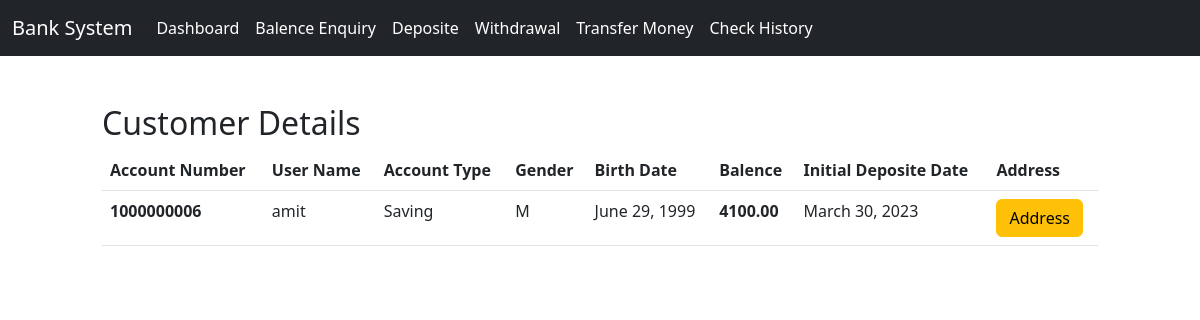
The page /accounts/details/ (signed in) on the database as committed earlier.
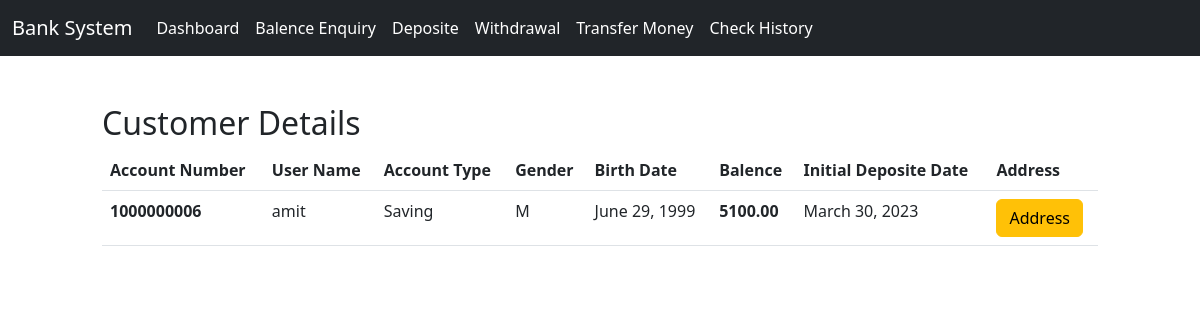
The same page on the database as committed later.
### accounts/models.py (models this page shows, shortened)
class UserBankAccount(models.Model):
    user = models.OneToOneField(User,related_name='account',on_delete=models.CASCADE)
    account_type = models.CharField(max_length=100,help_text='Enter Account Type Current/Savings' )
    account_no = models.PositiveIntegerField(unique=True)
    gender = models.CharField(max_length=1,choices=GENDER_CHOICE)
    birth_date = models.DateField(null=True,blank=True)
    balence = models.DecimalField(default=0,max_digits=12,decimal_places=2)
    initial_deposite_date = models.DateField(null=True,blank=True)

### accounts/views.py (the view)
# urls.py: path('details/',views.CustomerDetails,name='details'),
def CustomerDetails(request):
    user = request.user
    data = UserBankAccount.objects.get(user=user)
    return render(request,'accounts/details.html',{'details':data})

### accounts/templates/accounts/details.html (shortened to what this page needs)
{% extends 'accounts/base.html' %}
{% block content %}
<form action="" method="POST">
    <div class="row">
        <div class="col-sm-1 mt-3"></div>
        <div class='col-sm-10 mt-5'>
            <h2>Customer Details</h2>
                <table class="table">
                    <thead>
                      <tr>
                        <th scope="col">Account Number</th>
                        <th scope="col">User Name</th>
                        <th scope="col">Account Type</th>
                        <th scope="col">Gender</th>
                        <th scope="col">Birth Date</th>
                        <th scope="col">Balence</th>
                        <th scope="col">Initial Deposite Date</th>
                        <th scope="col">Address</th>
                      </tr>
                    </thead>
                    <tbody>
                      <tr>
                        <th scope="row">{{details.account_no}}</th>
                        <td>{{details.user}}</td>
                        <td>{{details.account_type}}</td>
                        <td>{{details.gender}}</td>
                        <td>{{details.birth_date}}</td>
                        <th scope="row">{{details.balence}}</th>
                        <td>{{details.initial_deposite_date}}</td>
                        <td>
                          <a class='btn btn-warning' href="{% url 'customeraddressdetails' details.id %}">Address</a>
                      </td>
                      </tr>
                    </tbody>
                </table>
        </div>
    </div>
</form>
{% endblock content %}

Rows that differ between the two databases and show on the page:
changed UserBankAccount "Saving": balence "4100.00" → "5100.00"
